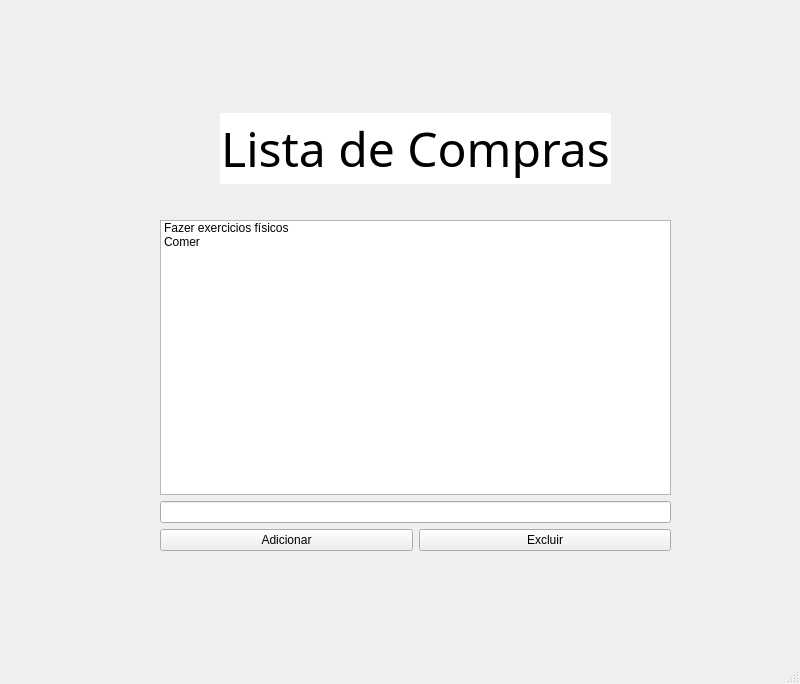
<?xml version="1.0" encoding="UTF-8"?>
<ui version="4.0">
 <class>MainWindow</class>
 <widget class="QMainWindow" name="MainWindow">
  <property name="geometry">
   <rect>
    <x>0</x>
    <y>0</y>
    <width>800</width>
    <height>684</height>
   </rect>
  </property>
  <property name="windowTitle">
   <string>MainWindow</string>
  </property>
  <widget class="QWidget" name="centralwidget">
   <widget class="QWidget" name="gridLayoutWidget">
    <property name="geometry">
     <rect>
      <x>160</x>
      <y>220</y>
      <width>511</width>
      <height>331</height>
     </rect>
    </property>
    <layout class="QGridLayout" name="gridLayout">
     <item row="3" column="1">
      <widget class="QPushButton" name="pushButtonExcluir">
       <property name="text">
        <string>Excluir</string>
       </property>
      </widget>
     </item>
     <item row="3" column="0">
      <widget class="QPushButton" name="pushButtonAdicionar">
       <property name="text">
        <string>Adicionar</string>
       </property>
      </widget>
     </item>
     <item row="1" column="0" colspan="2">
      <widget class="QLineEdit" name="lineEdit"/>
     </item>
     <item row="0" column="0" colspan="2">
      <widget class="QListWidget" name="listWidget">
       <item>
        <property name="text">
         <string>Fazer exercicios físicos</string>
        </property>
       </item>
       <item>
        <property name="text">
         <string>Comer</string>
        </property>
       </item>
      </widget>
     </item>
    </layout>
   </widget>
   <widget class="QLabel" name="label_2">
    <property name="geometry">
     <rect>
      <x>10</x>
      <y>-10</y>
      <width>781</width>
      <height>671</height>
     </rect>
    </property>
    <property name="text">
     <string/>
    </property>
    <property name="pixmap">
     <pixmap>../../../../Downloads/lista - Copia.jpg</pixmap>
    </property>
    <property name="scaledContents">
     <bool>true</bool>
    </property>
   </widget>
   <widget class="QLabel" name="label">
    <property name="geometry">
     <rect>
      <x>220</x>
      <y>113</y>
      <width>391</width>
      <height>71</height>
     </rect>
    </property>
    <property name="font">
     <font>
      <family>MV Boli</family>
      <pointsize>36</pointsize>
     </font>
    </property>
    <property name="styleSheet">
     <string notr="true">background-color: rgb(255, 255, 255);</string>
    </property>
    <property name="text">
     <string>Lista de Compras</string>
    </property>
    <property name="alignment">
     <set>Qt::AlignCenter</set>
    </property>
   </widget>
   <zorder>label_2</zorder>
   <zorder>gridLayoutWidget</zorder>
   <zorder>label</zorder>
  </widget>
  <widget class="QMenuBar" name="menubar">
   <property name="geometry">
    <rect>
     <x>0</x>
     <y>0</y>
     <width>800</width>
     <height>21</height>
    </rect>
   </property>
  </widget>
  <widget class="QStatusBar" name="statusbar"/>
 </widget>
 <resources/>
 <connections/>
</ui>
